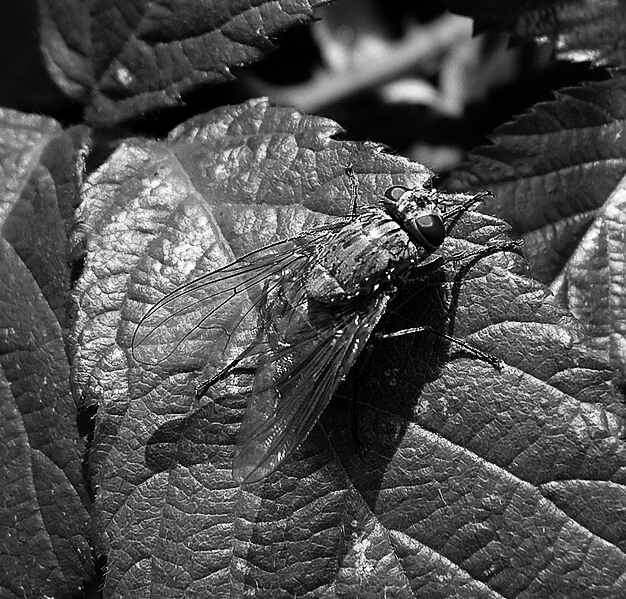
#> input picture zestaw2/ex02/muchaA.png, 626 x 599 px
$ python main.py
#> lines starting #> are read from the running program, lines starting #| are printed output that depends on the picture; long printed decimals are rounded
import cv2
import numpy as np
from scipy.ndimage import generic_filter

# Wczytanie obrazów w odcieniach szarości
muchaA = cv2.imread('muchaA.png', cv2.IMREAD_GRAYSCALE)
#> muchaA is the input picture: shape (599, 626); min 0, max 255, mean 78.9
muchaB = cv2.imread('muchaB.png', cv2.IMREAD_GRAYSCALE)
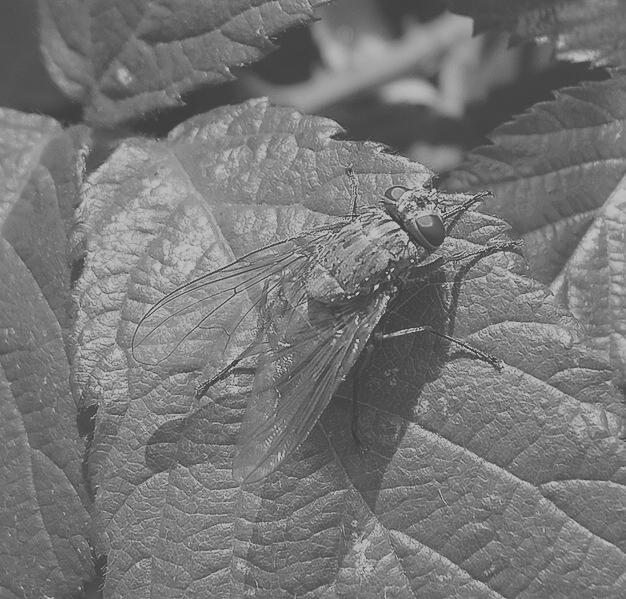
#> input picture zestaw2/ex02/muchaB.png, 626 x 599 px
#> muchaB is the input picture: shape (599, 626); min 63, max 192, mean 118.6
muchaC = cv2.imread('muchaC.png', cv2.IMREAD_GRAYSCALE)
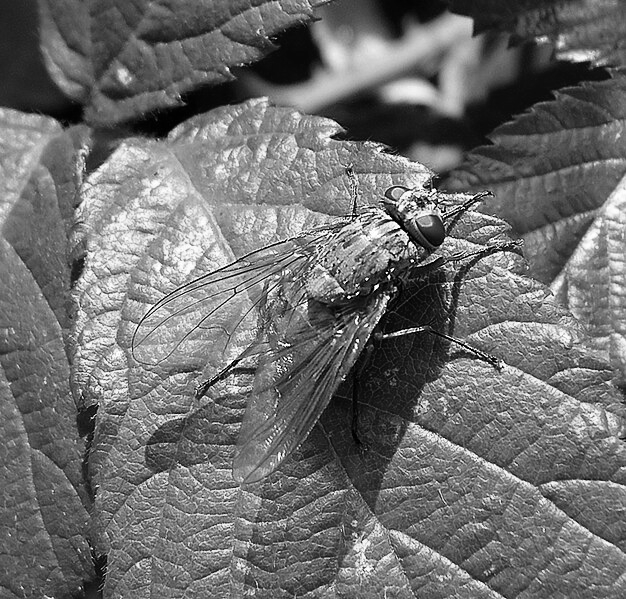
#> input picture zestaw2/ex02/muchaC.png, 626 x 599 px
#> muchaC is the input picture: shape (599, 626); min 0, max 255, mean 110


def global_contrast(image):
    mean = np.mean(image)
#> mean = 78.88
    std_dev = np.std(image)
#> std_dev = 56.44
    return std_dev

contrast_A = global_contrast(muchaA)
#> contrast_A = 56.44
contrast_B = global_contrast(muchaB)
#> contrast_B = 28.46
contrast_C = global_contrast(muchaC)
#> contrast_C = 55.91

print("Kontrast globalny:")
print("MuchaA:", contrast_A)
#| MuchaA: 56.440
print("MuchaB:", contrast_B)
#| MuchaB: 28.463
print("MuchaC:", contrast_C)
#| MuchaC: 55.906


def local_contrast(image):
    def contrast_function(pixel_values):
        center_pixel = pixel_values[4]
        neighbors = np.delete(pixel_values, 4)
        return np.mean(np.abs(center_pixel - neighbors))

    # Oblicz kontrast lokalny przy użyciu sąsiedztwa 3x3
    local_contrast_map = generic_filter(image, contrast_function, size=(3, 3))
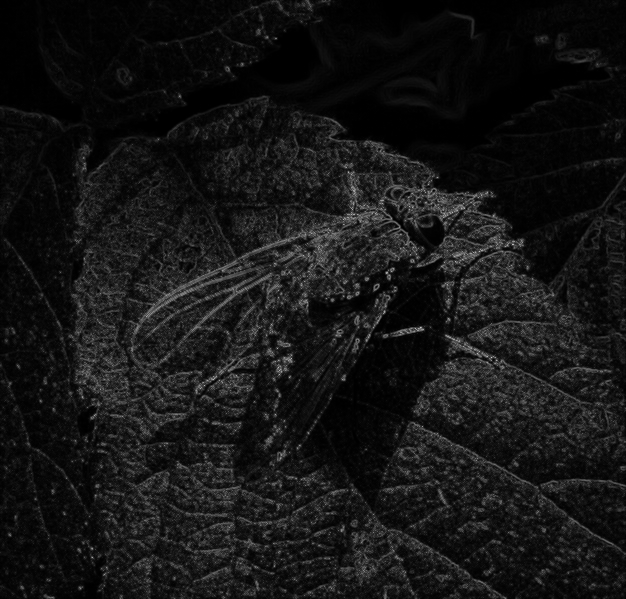
#> local_contrast_map: shape (599, 626); min 0, max 203, mean 21
    return np.mean(local_contrast_map)

contrast_local_A = local_contrast(muchaA)
#> contrast_local_A = 20.96
#> (the run stopped early here; a loop or call above may not have finished)
